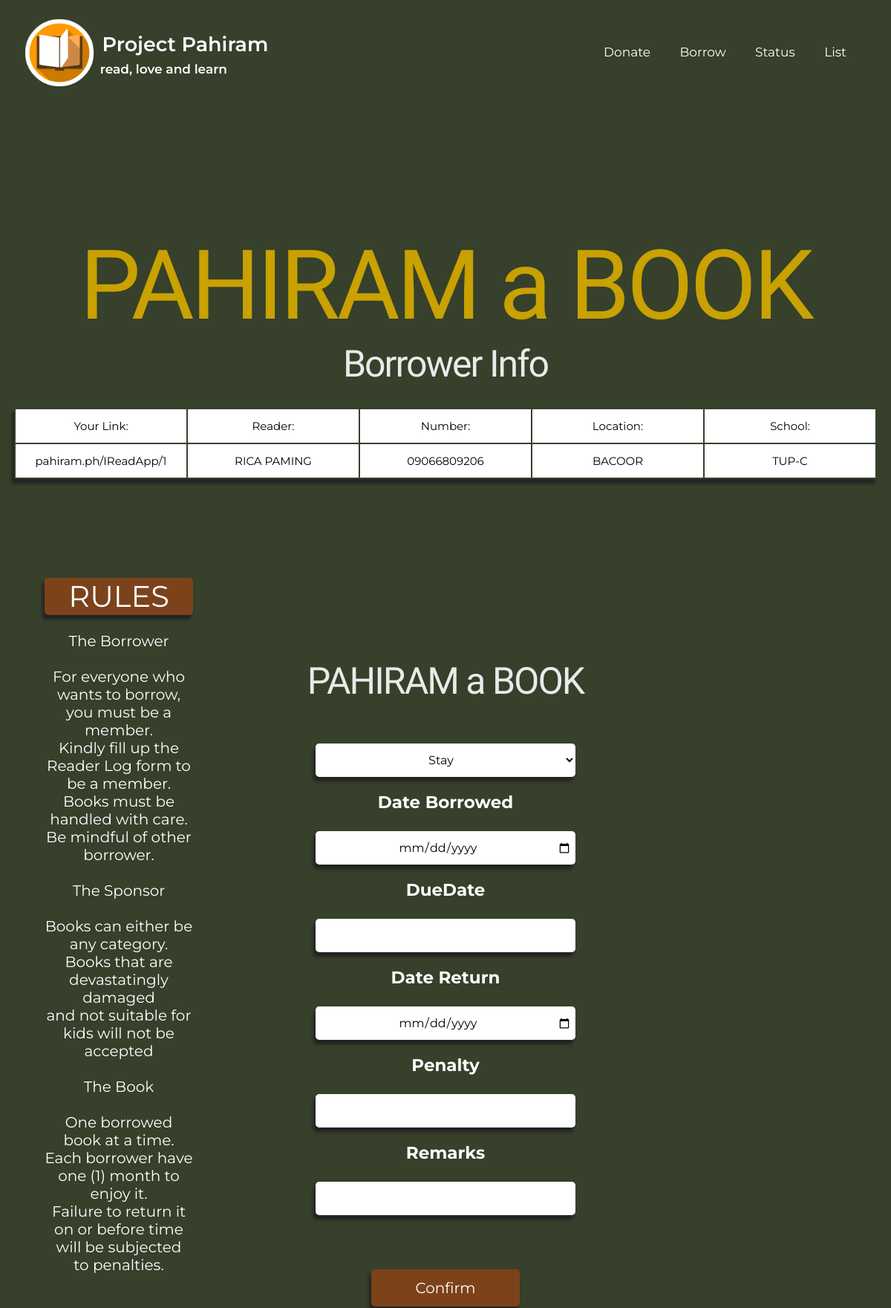
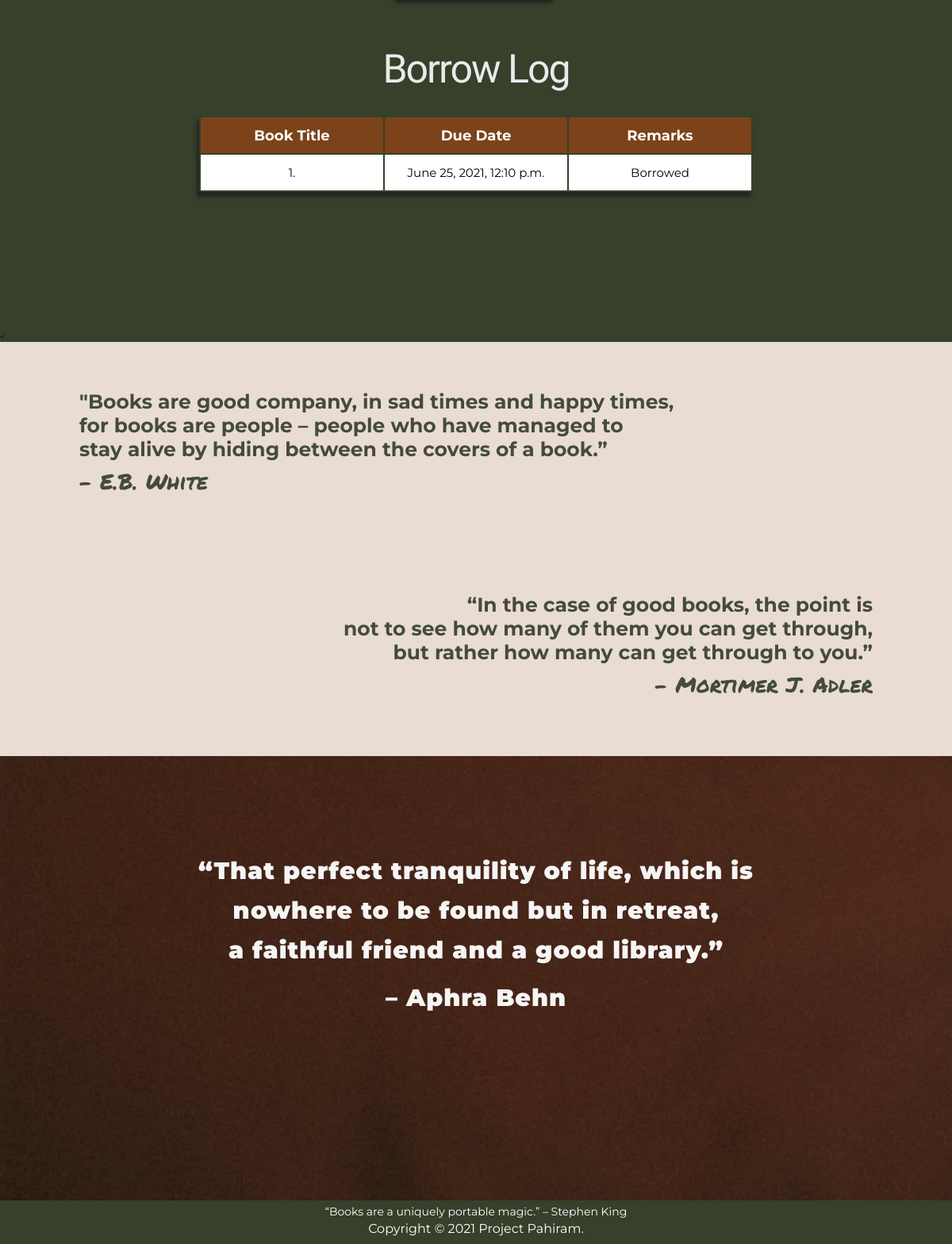
The app's page /IReadApp/1/ with its own data (2 pictures, top to bottom).
### IReadApp/models.py (models this page shows)
class Borrower(models.Model):
	Reader = models.TextField(default="")
	Number = models.TextField(default="")
	Location = models.TextField(default="")
	School = models.TextField(default="")
	class meta:
		db_table="Borrower"

class BorrTrans(models.Model):
	borrId = models.ManyToManyField(Borrower, default=None) #many to many
	bookId = models.ManyToManyField(Item, default=None) #many to many
	DateBorr = models.DateTimeField(auto_now_add=True, null=True)
	DueDate = models.TextField(default="")
	DateRet = models.DateTimeField(auto_now_add=True, null=True)
	Remarks = models.TextField(default="On Process")
	PenEstimate = models.TextField(default="")
	class meta:
		db_table="Transaction"

### IReadApp/views.py (the view)
# urls.py: url(r'^IReadApp/(\d+)/$', views.ViewList, name='viewlist'),
def ViewList (request, MainID): #OK
	Books = Item.objects.all()
	Transact = BorrTrans.objects.all()
	mId = Borrower.objects.get(id=MainID)
	return render (request, 'loglistpage.html', {'mId': mId, 'Item':Books, 'BorrTrans':Transact}) #same with donate page iba lang render html

### IReadApp/templates/loglistpage.html (shortened to what this page needs)
{% extends 'base.html' %}
{%load static%}
{% block content %}
          <div class="navbar">
                <div class="logoname">
                    <a href=""></a><img src='/static/images/COLORED.png' alt="" width="100" height="100" id="logo">
                    <a href="{% url 'logpage' %}" class="home">
                    <pre id="cgcf"> Project Pahiram
<span id="rll"> read, love and learn</span>
        </pre>
                    </a>
                </div>
                <div class="navoption">
                <a href="/IReadApp/{{mId.id}}/donatepage/" class="option">Donate</a>
                <a href="/IReadApp/{{mId.id}}/" class="option">Borrow</a>
                <a href="/IReadApp/{{mId.id}}/bookingpage" class="option">Status</a>
                <a href="{% url 'booklistpage' %}" class="option">List</a>
                </div>
            </div>
        <div class="TAO" id="TAO">
            <div class="borrow" id="borrow">
                 <h1 class="title">PAHIRAM a BOOK</h1>
                    <p class="sub">Borrower Info</p>
            <table>
                <tr>
                 <td>Your Link:</td>
                    <td>Reader:</td>
                    <td>Number:</td>
                    <td>Location:</td>
                    <td>School:</td>
                </tr>
                <tr>
                    <td>pahiram.ph/IReadApp/{{mId.id}}</td>
                    <td>{{mId.Reader.upper}}</td>
                    <td>{{mId.Number.upper}}</td>
                    <td>{{mId.Location.upper}}</td>
                    <td>{{mId.School.upper}}</td>
                </tr>
            </table>
        </div>
    </div>
        <div class="click">
        <div id="rules" class="therul">
            <p style="font-size: 4rem;">RULES</p><br>
            <p>The Borrower</p> <br>
                <p>
                    For everyone who wants to borrow, you must be a member.  <br>
                    Kindly fill up the Reader Log form to be a member. <br>
                    Books must be handled with care. <br>
                    Be mindful of other borrower. <br>
                </p><br>
            <p>The Sponsor</p><br>
                <p>
                    Books can either be any category.<br>
                    Books that are devastatingly damaged <br>
                    and not suitable for kids will not be accepted<br>
                </p><br>
            <p>The Book</p><br>
                <p>
                    One borrowed book at a time. <br>
                    Each borrower have one (1) month to enjoy it. <br>
                    Failure to return it on or before time will be subjected <br>
                    to penalties.
                </p>
        </div>
        </div>
<div class="borrowing">
                <p id="log">PAHIRAM a BOOK</p>
        <div class="Book-Info">
            <form method="POST" id="fields" action="/IReadApp/{{mId.id}}/addItem">
                <select name="BookEntry" id="BookEntry" required>
                {% for item in Item %}
                    <option value="{{item.title}}">{{item.title}}</option>
                {% endfor %}
                </select>
                <br>
                <label>Date Borrowed</label> <br>
                <input type="date" name="BorrDate" id="BorrDate" onchange="dueFunc()" required>
                <br>
                <label>DueDate</label> <br>
                <input type="text" name="DueDate" id="DueDate" readonly="" value="" required>
                <br>
                <label>Date Return</label> <br>
                <input type="date" name="DateRet" onchange="dueFunc()"  id="DateRet">
                <br>
                <label>Penalty</label> <br>
                <input type="text" name="Penalty" id="Pen" readonly="" value="">
                <br>
                <label>Remarks</label> <br>
                <input type="text" name="DateRem" id="Rem" readonly="" value="">
                <br>
                <br>
                <input type="submit" name="btn-list" id="btnSave" value="Confirm" class="button">
            </form>
        </div>
         <div class="logstat">
            <p id="log">Borrow Log</p>
            <table id="booklist" name='booklist'>
                <tr>
                    <th>Book Title</th>
                    <th>Due Date</th>
                    <th>Remarks</th>
                    {% for item in BorrTrans%}
                    <tr>
                        <td>{{forloop.counter}}.{{item.title}}</td>
                        <td>{{item.DateBorr}}</td>
                        <td>{{item.Remarks}}</td>
                    </tr>
                    {% endfor%}
            </table>
         </div>
</div>
{% endblock %}

### IReadApp/templates/base.html (shortened to what this page needs)
{%load static%}
<html>
    <head>
        <link rel="stylesheet" type="text/css" href="/static/css/main.css">
    </head>
    <body>
{% block content %}
{% endblock content %}
             <
            <div class="chapter">
            <div class="deut">
                <p class="verse1">
                    "Books are good company, in sad times and happy times, <br>
                    for books are people – people who have managed to <br>
                    stay alive by hiding between the covers of a book.”<br>
                </p>
                <p class="text1"> – E.B. White</p>
            </div>
            <div class="mala">
                <p class="verse2">
                    “In the case of good books, the point is <br>
                     not to see how many of them you can get through, <br>
                     but rather how many can get through to you.”
                </p>
                <p class="text2">- Mortimer J. Adler</p>
            </div>
        </div>
        <div class="main">
            <div class="mainver">
                <p>“That perfect tranquility of life, which is <br>
                    nowhere to be found but in retreat, <br>
                    a faithful friend and a good library.” <br></p>
                <p id="cor">– Aphra Behn</p>
            </div>
        </div>
        <footer class="container">
            <p id="verse">“Books are a uniquely portable magic.” – Stephen King</p>
            <p id="copy">Copyright &copy; 2021 Project Pahiram.</p>
        </footer>
    </body>
    </html>

### IReadApp/templates/base.html (style rules this page uses)
.click { padding: 60px; text-align: center; }
.Book-Info { color: white; text-align: center; font-family:'Montserrat', sans-serif; font-size: 23px; font-weight: bold; margin-bottom: 0px; }
.Book-Info select { background-color: #fff; box-shadow: -3px 6px 4px #222; align-items: center; margin: 25px 10px 20px 10px; width: 350px; height: 45px; border: none; outline: none; padding: 0 5px; font-size: 16px; border-radius: 5px; font-family:'Montserrat', sans-serif; text-align: center; }

### records on screen
Borrower: id "1", Reader "RICA PAMING", Number "09066809206", Location "BACOOR", School "TUP-C"
BorrTrans: DateBorr "June 25, 2021, 12:10 p.m.", Remarks "Borrowed"

### other values on screen
form field BookEntry "Stay"
